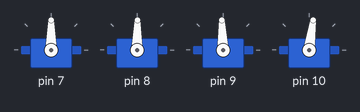
This program was run on a simulated Arduino Nano, built with avr-gcc and run on an emulated ATmega328P. Shown: 4 × servo.

Above: at 2.05 s.
At 2.8 s:
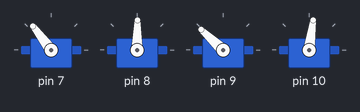
At 3.55 s:
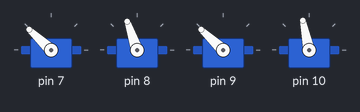
At 5.1 s:
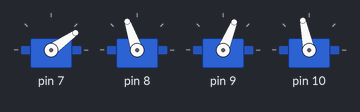
At 6.65 s:
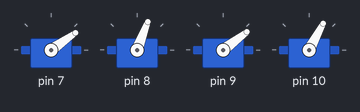
At 8.2 s:
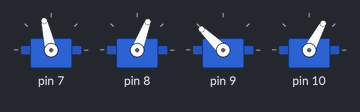
Timing chart, 0 to 10.1 s (numbered marks = the images above):
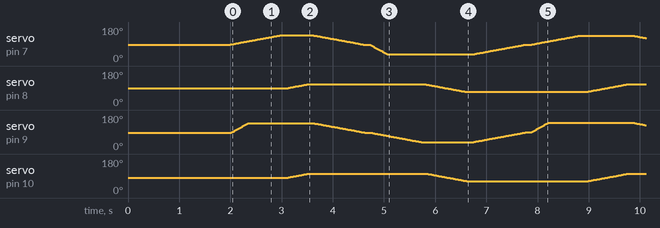

The program:

main.cpp
```cpp
#include <Arduino.h>
#include <WalkerLegs.h>

WalkerLegs hutOnChickenLegs(87, 89, 86, 82);

void setup()
{
  hutOnChickenLegs.begin(); // включаем монитор порта
  hutOnChickenLegs.setDelays(10, 100);
}
void loop()
{
hutOnChickenLegs.forwardSlow(5);
hutOnChickenLegs.stopSlow();          //  1 функция - движения вперёд
//hutOnChickenLegs.courseDevRight(36);
//hutOnChickenLegs.stopSlow();
hutOnChickenLegs.turnRight(90);        //  2 функция - движения назад
hutOnChickenLegs.stopSlow();             //  3 функция - остановка
}
```
